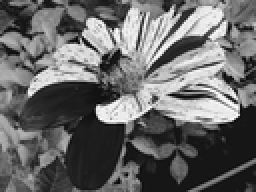
%> input picture bee.png, 128 x 96 px, shrunk from 800 x 600 before the run (shown 2 times larger)
$ octave imgFiltering.m   (GNU Octave 9; MATLAB toolbox functions it lacks are replaced by stand-ins)
%> lines starting %> are read from the running program, lines starting %| are printed output that depends on the picture
close all; clear all;

a=imread('bee.png');
%> a is the input picture: size 96x128 uint8; min 3, max 255, mean 104.5
grayIm = a;
[row col] = size(grayIm);
%> row = 96; col = 128
figure;
imshow(grayIm);
title('original image')
A=fftshift(fft2(grayIm)); %2D fft
count_pic=2;
% mesh(log(abs(A)))

figure
remove = [0.25 0.5 0.75 0.95];
for i = 1:4
%> this loop made 4 passes; what is shown inside it comes from the first
    A1 = zeros(row,col);
    rr = row/2*remove(i)
%> rr = 12
    rc = col/2*remove(i)
%> rc = 16
    A1(rr:row-rr,rc:col-rc) = A(rr:row-rr,rc:col-rc);

    subplot(4,2,2*i-1)
    contourf(log(abs(A1)))
    xlim([0 row]); ylim([0 col]);

    subplot(4,2,2*i)
    imshow(uint8(real(ifft2(fftshift(A1)))))
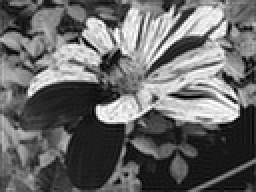
%> displayed picture: size 96x128, on the screen's scale of 0 to 255 (shown 2 times larger); min 0, max 255, mean 104.5
    title(["% of elements to remove = ",remove(i)])
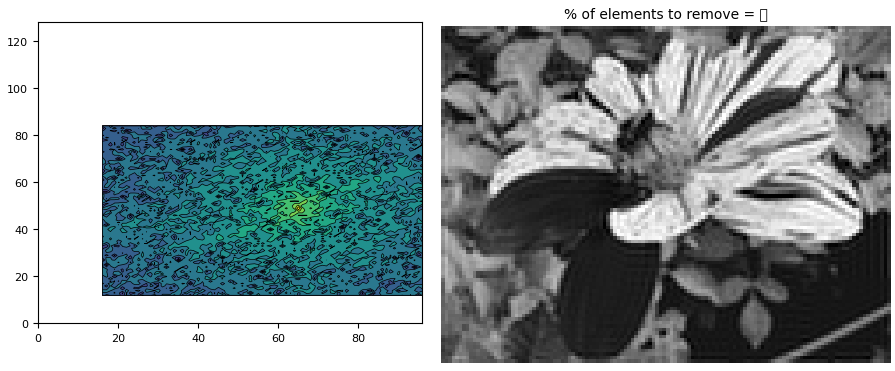
%> figure redrawn from the program's plot data, 2 panels
end
%> (the run ends here)
